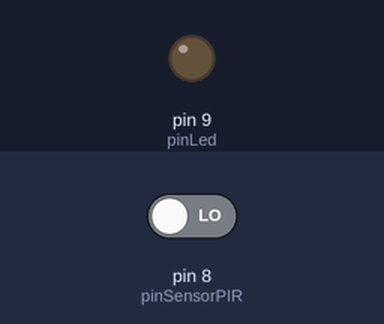
A sketch run on a simulated Arduino Uno, built with avr-gcc and run on an emulated ATmega328P. Parts: output pins drawn as LEDs (lit = HIGH). Inputs (shaded band) come from the test bench; at power-on: pin 8 (pinSensorPIR) LOW. What the sketch prints to the serial monitor is not drawn.

Above: at 1.2 s.
1.3 s: pin 8 (pinSensorPIR) driven HIGH
At 2.3 s:
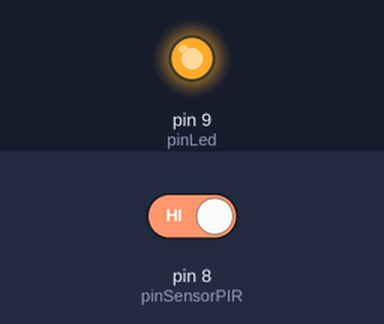
2.8 s: pin 8 (pinSensorPIR) driven LOW
At 3.4 s:
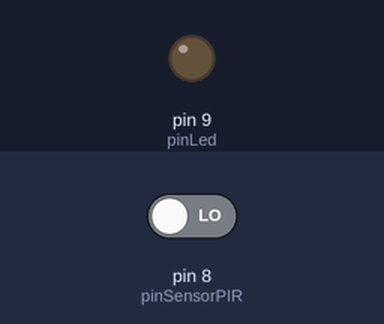
Timing chart, 0 to 5.8 s (numbered marks = the images above; inputs shaded):
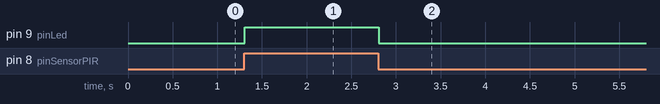

The sketch:

PIR.ino
```cpp
//Declarando as variáveis
int pinSensorPIR = 8;
int pinLed = 9;


void setup(){

  pinMode(pinSensorPIR,INPUT);
  pinMode(pinLed,OUTPUT);
  Serial.begin(9600);
}

void loop() {

 //Lendo o valor do sensor PIR. Este sensor pode assumir 2 valores
 //1 quando detecta algum movimento e 0 quando não detecta.
  int estado = digitalRead(pinSensorPIR);
  Serial.println(estado);

  if(estado == HIGH){
    digitalWrite(pinLed, HIGH);
  }
  else{
    digitalWrite(pinLed, LOW);
  }
}
```

Measured:
- after the input at 1.3 s, pin 9 (pinLed): LOW → HIGH at once
- after the input at 2.8 s, pin 9 (pinLed): HIGH → LOW at once
